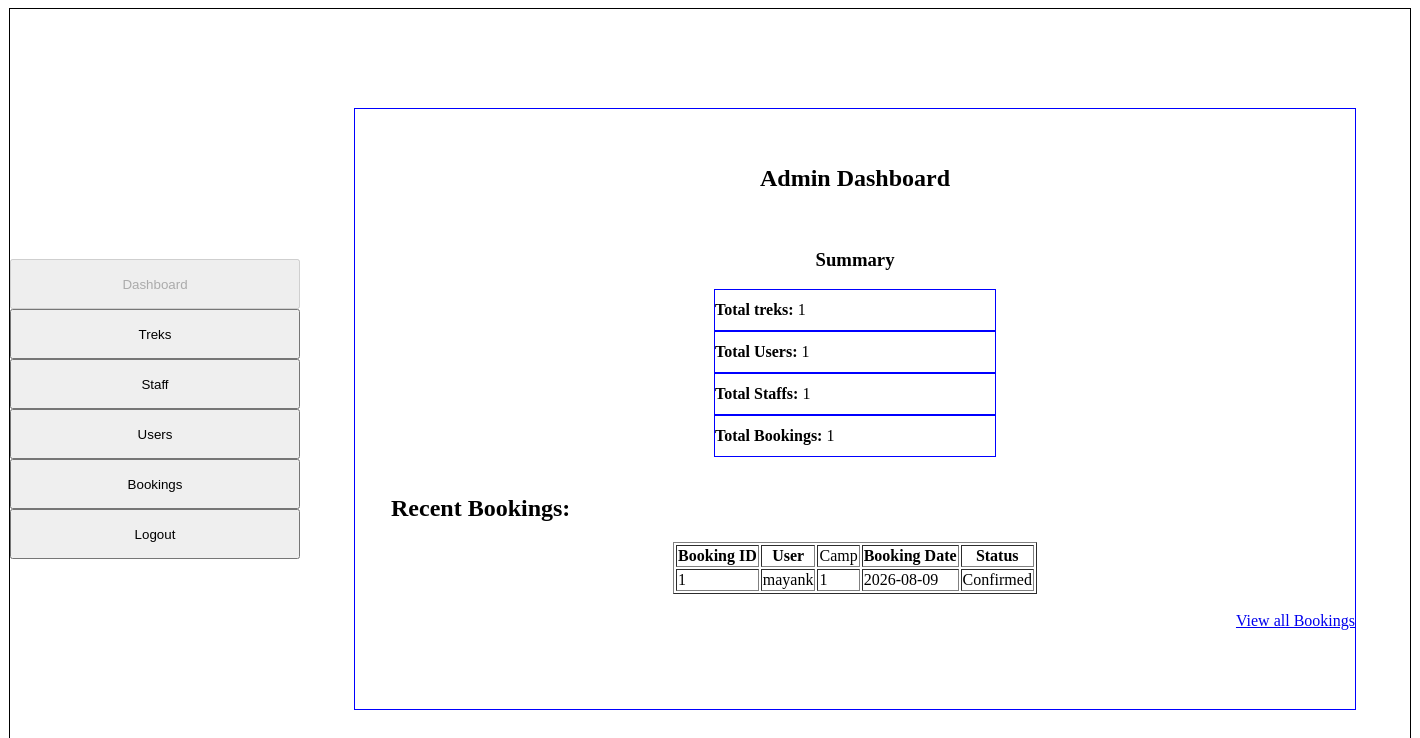
Page /admin_dashboard on the committed database.
### models.py (models this page shows)
class Booking(db.Model):
    __tablename__ = "bookings"
    booking_id = db.Column(db.Integer, primary_key=True)
    user_id = db.Column(db.Integer, db.ForeignKey("users.user_id"), nullable=False)
    trek_id = db.Column(db.Integer, db.ForeignKey("treks.trek_id"), nullable=False)
    booking_date = db.Column(db.Date, nullable=False)
    status = db.Column(db.String(20), nullable=False)

class User(db.Model):
    __tablename__ = "users"
    user_id = db.Column(db.Integer, primary_key=True)
    full_name = db.Column(db.String(100), nullable=False)
    email = db.Column(db.String(120), unique=True, nullable=False)
    password = db.Column(db.String(200), nullable=False)
    phone = db.Column(db.String(15), nullable=False)
    role = db.Column(db.String(50), nullable=False)
    status = db.Column(db.String(20), nullable=False)
    bookings = db.relationship("Booking", cascade="all,delete", backref="user")

### app.py (the view)
@app.route('/admin_dashboard')
def admin():
    data1 = get_admin_dashboard_stats()
    data2 = get_all_bookings()
    return render_template("admin_dashboard.html", r_data=data2, app_dict=data1)

### app.py (called while the page is built)
def get_admin_dashboard_stats():
    total_treks = db.session.query(Trek).count()
    total_users = db.session.query(User).filter(User.role == "2").count()
    t_staff = db.session.query(User).filter(User.role == "1", User.status == "Active").count()
    total_bookings = db.session.query(Booking).count()
    stats = [{"t_treks": total_treks,
        "t_users": total_users,
        "t_staffs": t_staff,
        "t_booking": total_bookings}]
    return stats

def get_all_bookings():
    bookings_data = db.session.query(
        Booking.booking_id,
        User.full_name,
        Booking.trek_id,
        Booking.booking_date,
        Booking.status
    ).join(User, Booking.user_id == User.user_id).order_by(Booking.booking_id.desc()).all()
    return bookings_data

### templates/admin_dashboard.html (shortened to what this page needs)
{% extends "base.html" %}
{% block sidebar %}
<input type="button" value="Dashboard" style="width: 290px; height: 50px; margin: 0 auto;" disabled><br>
<a href="/manage_treks"><input type="button" value="Treks" style="width: 290px; height: 50px; margin: 0 auto;"></a><br>
<a href="/all_staffs"><input type="button" value="Staff" style="width: 290px; height: 50px; margin: 0 auto;"></a><br>
<a href="/all_users"><input type="button" value="Users" style="width: 290px; height: 50px; margin: 0 auto;"></a><br>
<a href="/bookings"><input type="button" value="Bookings" style="width: 290px; height: 50px; margin: 0 auto;"></a><br>
<a href="/logout"><input type="button" value="Logout" style="width: 290px; height: 50px; margin: 0 auto;"></a>
{% endblock %}
{% block content %}
<div style="text-align: center;">
<h2>Admin Dashboard</h2>
</div>
<br>
{% for d in app_dict %}
<div style="text-align: center;"><h3>Summary</h3></div>
<div class="sml-container">
<h4>Total treks: </h4>
&nbsp; <p>{{ d.t_treks }}</p>
</div>
<div class="sml-container">
<h4>Total Users: </h4>
&nbsp; <p>{{ d.t_users }}</p>
</div>
<div class="sml-container">
<h4>Total Staffs: </h4>
&nbsp; <p>{{ d.t_staffs }}</p>
</div>
<div class="sml-container">
<h4>Total Bookings:  </h4>
&nbsp; <p>{{ d.t_booking }}</p>
</div>
{% endfor %}
<br>
<div class="adm-dash"><h2>&nbsp;&nbsp;&nbsp;&nbsp;&nbsp;&nbsp;Recent Bookings:</h2></div>
<table border="1px solid black;" style="margin: 0 auto;">
<tr><th>Booking ID</th><th>User</th><td>Camp</th>
<th>Booking Date</th><th>Status</th></tr>
{% for r in r_data %}
<tr><td>{{r.booking_id}}</td><td>{{r.full_name}}</td><td>{{r.trek_id}}</td>
<td>{{r.booking_date}}</td><td>{{r.status}}</td></tr>
{% endfor %}
</table>
<br>
<div style="text-align: right;"><a href="/Bookings">View all Bookings</a>
{% endblock %}

### static/main.css (style rules this page uses)
.sml-container { border: 1px solid blue; width: 280px; height: 40px; display: flex; align-items: center; margin: 0 auto; }

### rows in the picture
Booking: t_treks "1", t_users "1", t_staffs "1", t_booking "1", booking_id "1", full_name "mayank", trek_id "1", booking_date "2026-08-09", status "Confirmed"
